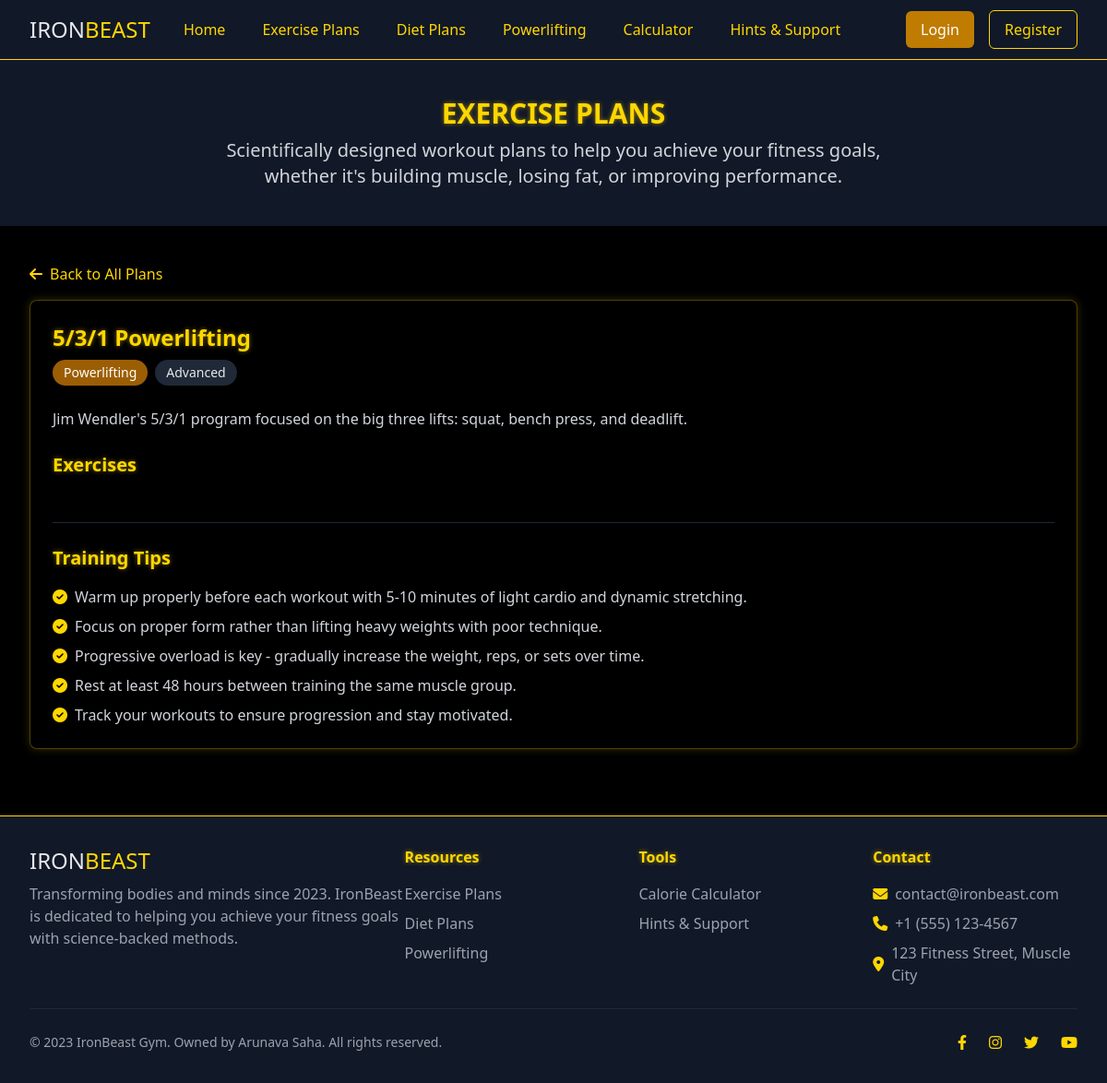
Screenshot of /exercise-plan/2 with the database file from the repository.
### models.py (models this page shows)
class ExercisePlan(db.Model):
    id = db.Column(db.Integer, primary_key=True)
    name = db.Column(db.String(100), nullable=False)
    category = db.Column(db.String(50), nullable=False)  # e.g., "strength", "cardio", "powerlifting"
    description = db.Column(db.Text, nullable=False)
    difficulty = db.Column(db.String(20), nullable=False)  # "beginner", "intermediate", "advanced"
    exercises = db.relationship('Exercise', backref='plan', lazy=True)

### routes.py (the view)
@app.route('/exercise-plan/<int:plan_id>')
def exercise_plan_detail(plan_id):
    muscle_group = request.args.get('muscle_group')
    plan = ExercisePlan.query.get_or_404(plan_id)
    if muscle_group:
        exercises = Exercise.query.filter_by(plan_id=plan_id, muscle_group=muscle_group).all()
    else:
        exercises = Exercise.query.filter_by(plan_id=plan_id).all()
    plan_muscle_groups = (
        db.session.query(Exercise.muscle_group)
        .filter_by(plan_id=plan_id)
        .distinct()
        .all()
    )
    plan_muscle_groups = [m[0] for m in plan_muscle_groups if m[0]]
    return render_template(
        'exercise_plans.html',
        plan=plan,
        exercises=exercises,
        is_detail=True,
        muscle_groups=plan_muscle_groups,
        selected_muscle_group=muscle_group
    )

### templates/exercise_plans.html (shortened to what this page needs)
{% extends 'base.html' %}
{% block content %}
    <div class="bg-gray-900 py-10">
        <div class="max-w-7xl mx-auto px-4 sm:px-6 lg:px-8">
            <h1 class="text-3xl font-bold text-center golden-text mb-2">EXERCISE PLANS</h1>
            <p class="text-xl text-center text-gray-300 max-w-3xl mx-auto">
                Scientifically designed workout plans to help you achieve your fitness goals, whether it's building muscle, losing fat, or improving performance.
            </p>
        </div>
    </div>
    <div class="bg-black py-10">
        <div class="max-w-7xl mx-auto px-4 sm:px-6 lg:px-8">
            {% if is_detail is defined and is_detail %}
                <div class="mb-8">
                    <a href="{{ url_for('exercise_plans') }}" class="text-gold-500 hover:text-gold-400 flex items-center mb-4">
                        <i class="fas fa-arrow-left mr-2"></i> Back to All Plans
                    </a>
                    <div class="golden-card rounded-lg p-6">
                        <h2 class="text-2xl font-bold golden-text mb-2">{{ plan.name }}</h2>
                        <div class="flex flex-wrap items-center mb-4 text-sm">
                            <span class="bg-gold-800 text-white px-3 py-1 rounded-full mr-2 mb-2">{{ plan.category|capitalize }}</span>
                            <span class="bg-gray-800 text-gray-200 px-3 py-1 rounded-full mb-2">{{ plan.difficulty|capitalize }}</span>
                        </div>
                        <p class="text-gray-300 mb-6">{{ plan.description }}</p>
                        <h3 class="text-xl font-semibold golden-text mb-4">Exercises</h3>
                        <div class="mt-8 pt-6 border-t border-gray-800">
                            <h3 class="text-xl font-semibold golden-text mb-4">Training Tips</h3>
                            <ul class="space-y-2 text-gray-300">
                                <li class="flex items-start">
                                    <i class="fas fa-check-circle text-gold-500 mt-1 mr-2"></i>
                                    <span>Warm up properly before each workout with 5-10 minutes of light cardio and dynamic stretching.</span>
                                </li>
                                <li class="flex items-start">
                                    <i class="fas fa-check-circle text-gold-500 mt-1 mr-2"></i>
                                    <span>Focus on proper form rather than lifting heavy weights with poor technique.</span>
                                </li>
                                <li class="flex items-start">
                                    <i class="fas fa-check-circle text-gold-500 mt-1 mr-2"></i>
                                    <span>Progressive overload is key - gradually increase the weight, reps, or sets over time.</span>
                                </li>
                                <li class="flex items-start">
                                    <i class="fas fa-check-circle text-gold-500 mt-1 mr-2"></i>
                                    <span>Rest at least 48 hours between training the same muscle group.</span>
                                </li>
                                <li class="flex items-start">
                                    <i class="fas fa-check-circle text-gold-500 mt-1 mr-2"></i>
                                    <span>Track your workouts to ensure progression and stay motivated.</span>
                                </li>
                            </ul>
                        </div>
                    </div>
                </div>
            {% endif %}
        </div>
    </div>
{% endblock %}

### static/css/custom.css (style rules this page uses)
body { background-color: #000; position: relative; }
body::before { content: ""; position: fixed; top: 0; left: 0; width: 100%; height: 100%; z-index: -1; background-image: url('/static/images/muscular-silhouette.png'); background-size: cover; background-position: center; background-repeat: no-repeat; opacity: 0.25; pointer-events: none; }
.golden-text { color: #FFD700; text-shadow: 0 0 5px rgba(255, 215, 0, 0.5); }
.golden-card { background-color: rgba(0, 0, 0, 0.7); border: 1px solid rgba(255, 215, 0, 0.3); box-shadow: 0 0 10px rgba(255, 215, 0, 0.2); transition: all 0.3s ease; }

### rows the page displays
ExercisePlan: name "5/3/1 Powerlifting", category "Powerlifting", difficulty "Advanced", description "Jim Wendler's 5/3/1 program focused on the big three lifts: squat, bench press, and deadlift."
